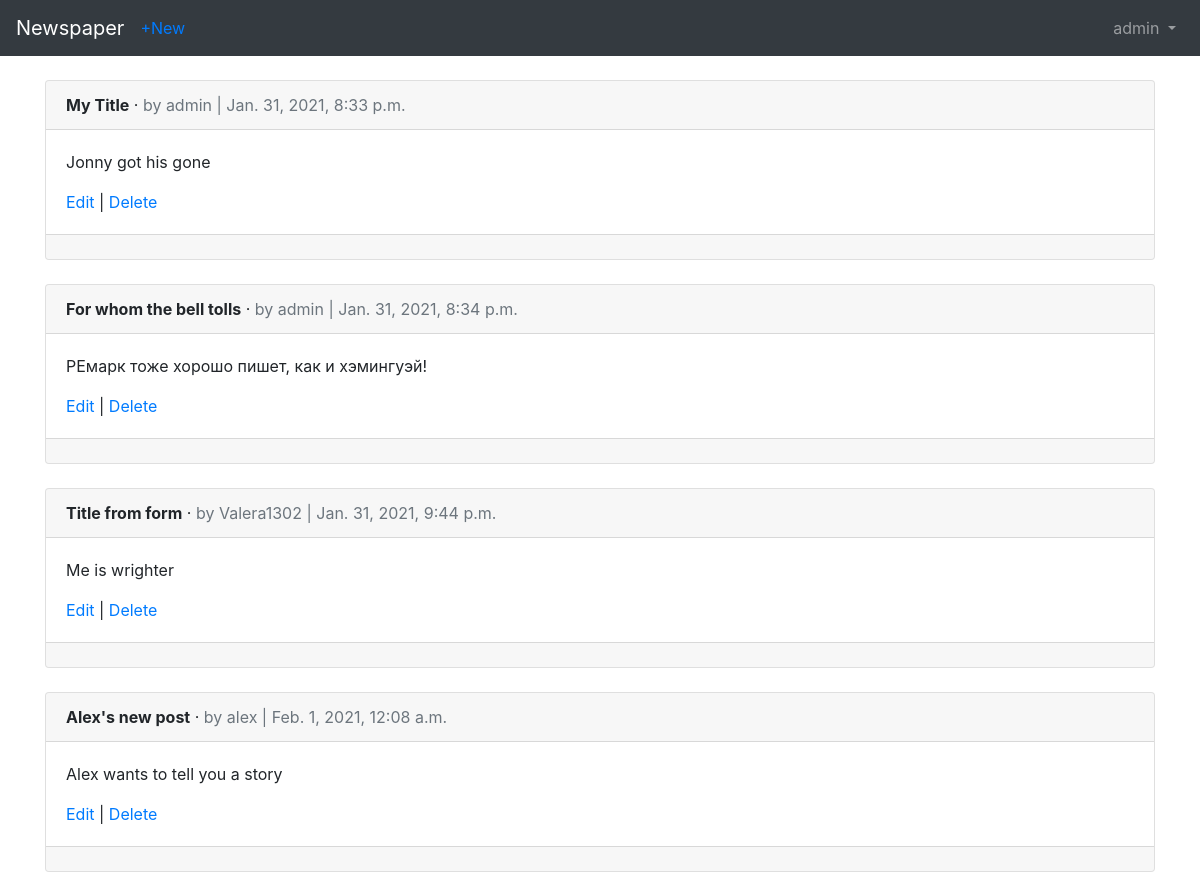
The page /articles/ (signed in) on the database its author committed.
### users/models.py (models this page shows)
class CustomUser(AbstractUser):
    age = models.PositiveIntegerField(null=True, blank=True)

### articles/models.py (models this page shows, shortened)
class Article(models.Model):
    title = models.CharField(max_length=255)
    body = models.TextField()
    date = models.DateTimeField(auto_now_add=True)
    author = models.ForeignKey( get_user_model(), on_delete=models.CASCADE, )

### articles/views.py (the view)
# urls.py: path('', ArticleListView.as_view(), name='article_list'),
class ArticleListView(LoginRequiredMixin, ListView):
    model = Article
    template_name = 'article_list.html'
    login_url = 'login'

### templates/article_list.html (shortened to what this page needs)
{% extends 'base.html' %}
{% block content %}
{% for article in object_list %}
<div class="card">
<div class="card-header">
<span class="font-weight-bold">{{ article.title }}</span> &middot;
<span class="text-muted">by {{ article.author }} |
{{ article.date }}</span>
</div>
<div class="card-body">
<p>{{ article.body }}</p>
<a href="{% url 'article_edit' article.pk %}">Edit</a> |
<a href="{% url 'article_delete' article.pk %}">Delete</a>
</div>
<div class="card-footer">
</div>
</div>
<br />
{% endfor %}
{% endblock content %}

### templates/base.html (shortened to what this page needs)
<!doctype html>
<html lang="en">
<head>
<link rel="stylesheet"
<link rel="stylesheet" href="https://stackpath.bootstrapcdn.com/bootstrap/4.3.1/css/bootstrap.min.css">
</head>
<body>
    <nav class="navbar navbar-expand-md navbar-dark bg-dark mb-4">
    <a class="navbar-brand" href="{% url 'home' %}">Newspaper</a>
    {% if user.is_authenticated %}
        <ul class="navbar-nav mr-auto">
            <li class="nav-item"><a href="{% url 'article_new' %}">+New</a></li>
        </ul>
    {% endif %}
    <div class="collapse navbar-collapse" id="navbarCollapse">
    {% if user.is_authenticated %}
    <ul class="navbar-nav ml-auto">
    <li class="nav-item">
    <a class="nav-link dropdown-toggle" href="#" id="userMenu"
    data-toggle="dropdown" aria-haspopup="true"
    aria-expanded="false">
    {{ user.username }}
    </a>
    </li>
    </ul>
    {% endif %}
    </div>
    </nav>
<div class="container">
{% block content %}
{% endblock content %}
</div>
</body>
</html>

### rows shown on the page
CustomUser: username "admin"
Article: title "My Title", author "admin", date "Jan. 31, 2021, 8:33 p.m.", body "Jonny got his gone"
Article: title "For whom the bell tolls", author "admin", date "Jan. 31, 2021, 8:34 p.m.", body "РЕмарк тоже хорошо пишет, как и хэмингуэй!"
Article: title "Title from form", author "Valera1302", date "Jan. 31, 2021, 9:44 p.m.", body "Me is wrighter"
Article: title "Alex's new post", author "alex", date "Feb. 1, 2021, 12:08 a.m.", body "Alex wants to tell you a story"
